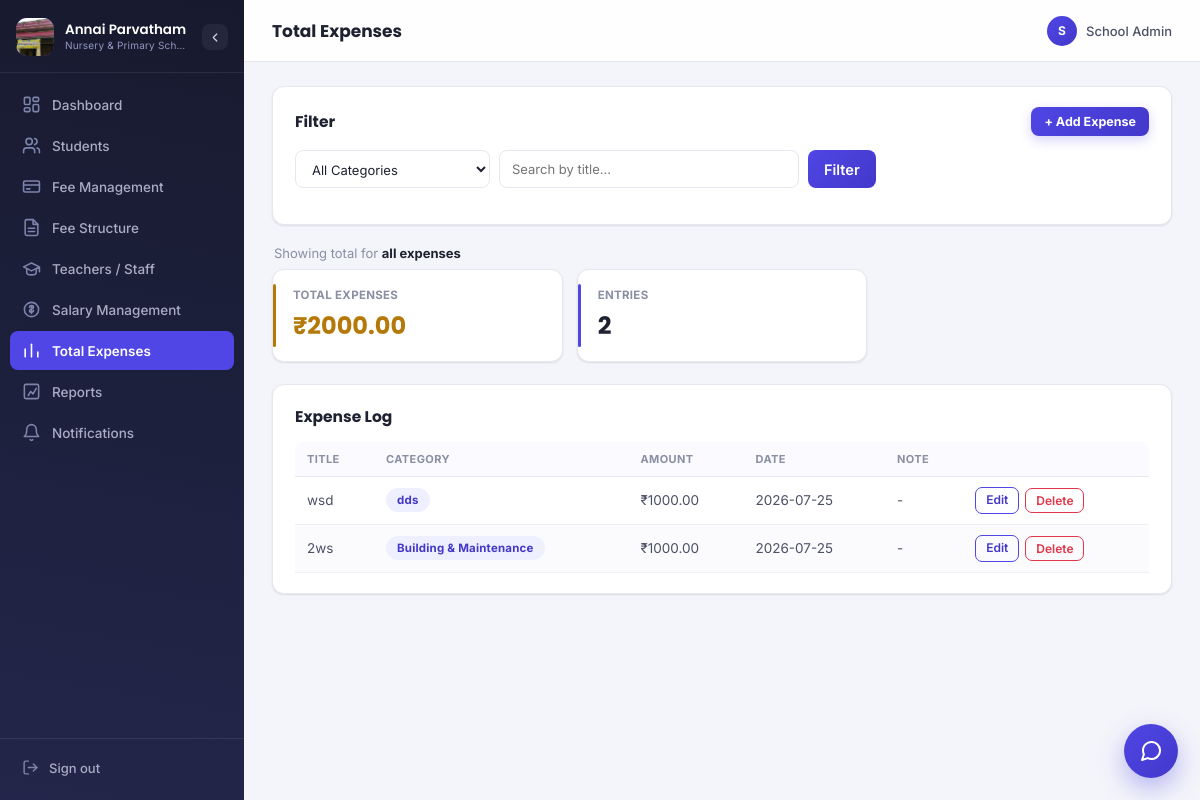
The page /expenses (signed in) on the database as committed earlier.
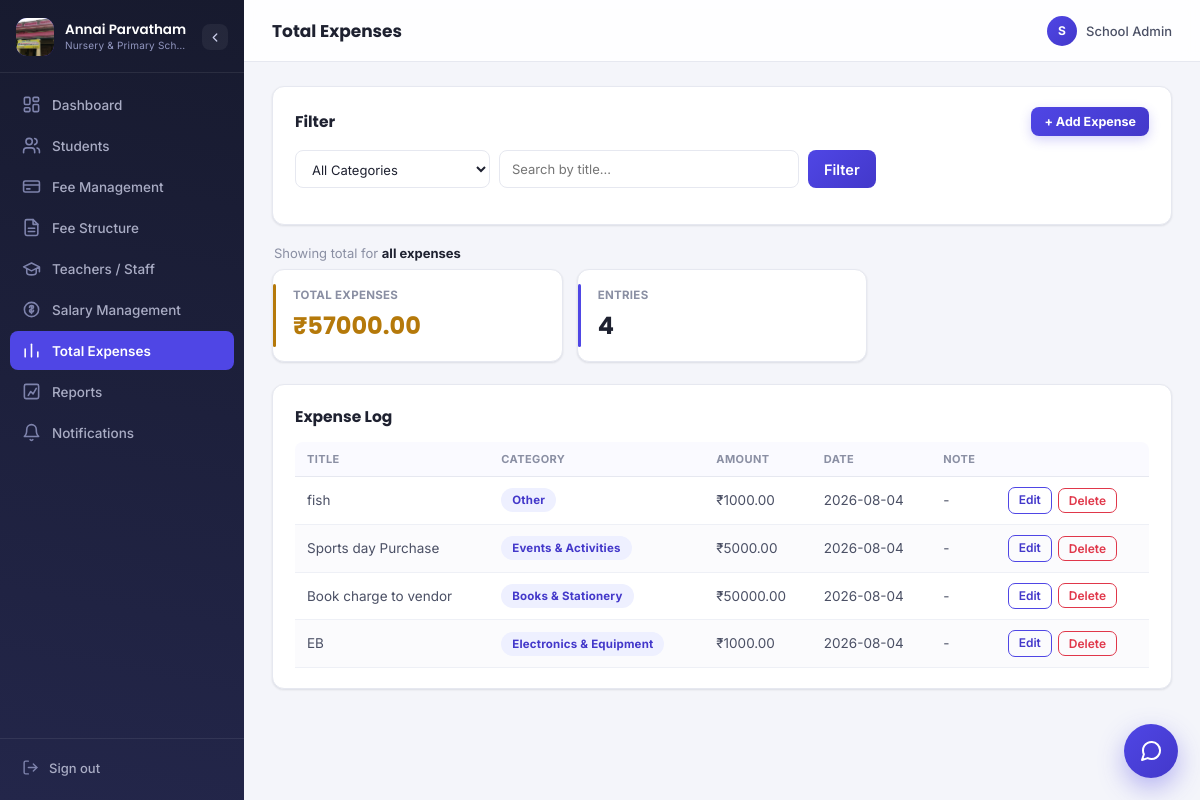
The same page on the database as committed later.
### models.py (models this page shows)
class Expense(db.Model):
    id = db.Column(db.Integer, primary_key=True)
    title = db.Column(db.String(150), nullable=False, index=True)
    category = db.Column(db.String(60), nullable=False, index=True)
    amount = db.Column(db.Float, nullable=False)
    date = db.Column(db.String(20), default=lambda: datetime.now().strftime("%Y-%m-%d"))
    note = db.Column(db.String(200))

### blueprints/expenses.py (the view)
@bp.route("/expenses")
@login_required
def expenses():
    q = request.args.get("q", "").strip()
    category_filter = request.args.get("category", "").strip()
    query = Expense.query
    if category_filter and category_filter in EXPENSE_CATEGORIES:
        query = query.filter(Expense.category == category_filter)
    if q:
        query = query.filter(Expense.title.ilike(f"%{q}%"))
    total_matching = query.count()
    pagination = paginate(query.order_by(Expense.id.desc()))
    total_q = db.session.query(func.coalesce(func.sum(Expense.amount), 0))
    if category_filter and category_filter in EXPENSE_CATEGORIES:
        total_q = total_q.filter(Expense.category == category_filter)
    if q:
        total_q = total_q.filter(Expense.title.ilike(f"%{q}%"))
    total_expenses = total_q.scalar()
    return render_template(
        "expenses.html", expenses=pagination.items, pagination=pagination, total_matching=total_matching,
        total_expenses=total_expenses, q=q, category_filter=category_filter, category_choices=EXPENSE_CATEGORIES,
    )

### helpers.py (called while the page is built)
def login_required(f):
    @wraps(f)
    def wrapper(*args, **kwargs):
        if "admin_id" not in session:
            return redirect(url_for("auth.login"))
        return f(*args, **kwargs)
    return wrapper

def get_page_arg():
    try:
        page = int(request.args.get("page", 1))
    except (TypeError, ValueError):
        page = 1
    return max(page, 1)

def paginate(query, page=None):
    return query.paginate(page=page or get_page_arg(), per_page=PAGE_SIZE, error_out=False)

### templates/expenses.html (shortened to what this page needs)
{% extends "base.html" %}
{% import "_macros.html" as macros %}
{% block header %}Total Expenses{% endblock %}
{% block content %}
<div class="panel">
  <div class="panel-head">
    <h3>Filter</h3>
    <a href="{{ url_for('expenses.add_expense') }}" class="action-btn small">+ Add Expense</a>
  </div>
  <form method="GET" class="search-row">
    <select name="category" class="filter-select">
      <option value="">All Categories</option>
    </select>
    <input type="text" name="q" value="{{ q }}" placeholder="Search by title...">
    <button type="submit" class="submit-btn small">Filter</button>
  </form>
</div>
<div class="totals-scope-label">
  {% if category_filter and q %}
    Showing total for <strong>{{ category_filter }}</strong>, matching &ldquo;{{ q }}&rdquo;
  {% elif category_filter %}
    Showing total for <strong>{{ category_filter }}</strong>
  {% elif q %}
    Showing total for results matching &ldquo;{{ q }}&rdquo;
  {% else %}
    Showing total for <strong>all expenses</strong>
  {% endif %}
</div>
<div class="card-grid three">
  <div class="stat-card accent-amber">
    <span class="stat-label">Total Expenses</span>
    <span class="stat-value">₹{{ "%.2f"|format(total_expenses) }}</span>
  </div>
  <div class="stat-card">
    <span class="stat-label">Entries</span>
    <span class="stat-value">{{ total_matching }}</span>
  </div>
</div>
<div class="panel">
  <div class="panel-head">
    <h3>Expense Log</h3>
  </div>
  {% if expenses %}
  <table class="data-table">
    <thead>
      <tr><th>Title</th><th>Category</th><th>Amount</th><th>Date</th><th>Note</th><th></th></tr>
    </thead>
    <tbody>
      {% for e in expenses %}
      <tr>
        <td>{{ e.title }}</td>
        <td><span class="badge badge-category">{{ e.category }}</span></td>
        <td>₹{{ "%.2f"|format(e.amount) }}</td>
        <td>{{ e.date }}</td>
        <td>{{ e.note or '-' }}</td>
        <td>
          <div class="action-btn-group">
            <a href="{{ url_for('expenses.edit_expense', expense_id=e.id) }}" class="edit-btn">Edit</a>
            <form method="POST" action="{{ url_for('expenses.delete_expense', expense_id=e.id) }}"
                  onsubmit="return confirm('Remove this expense entry?');">
              <button type="submit" class="danger-btn">Delete</button>
            </form>
          </div>
        </td>
      </tr>
      {% endfor %}
    </tbody>
  </table>
  {% endif %}
</div>
{% endblock %}

Rows that differ between the two databases and show on the page:
added Expense: title "fish", category "Other", amount "1000.00", date "2026-08-04", note "-"
added Expense: title "Sports day Purchase", category "Events & Activities", amount "5000.00", date "2026-08-04", note "-"
changed Expense: title "wsd" → "Book charge to vendor"; category "dds" → "Books & Stationery"; amount "1000.00" → "50000.00"; date "2026-07-25" → "2026-08-04"
changed Expense: title "2ws" → "EB"; category "Building & Maintenance" → "Electronics & Equipment"; date "2026-07-25" → "2026-08-04"
Other text that changed with them:
{{ "%.2f"|format(total_expenses) }}: "2000.00" → "57000.00"
{{ total_matching }}: "2" → "4"
